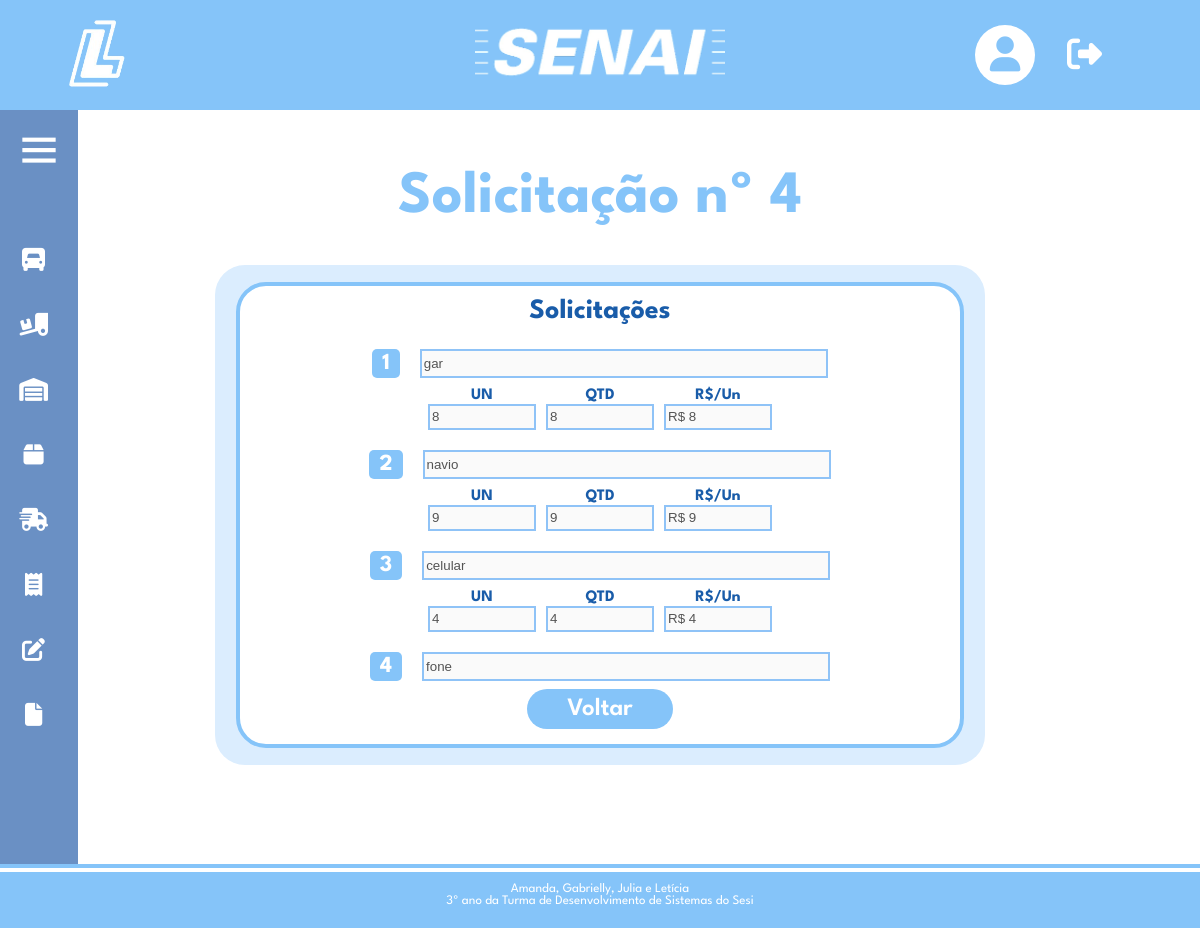
Screenshot of /verSolicitacao.php?solicitacao=4 (signed in) with the database file from the repository.
### tables this page shows
CREATE TABLE `solicitacoes` (
  `id` int(11) NOT NULL,
  `solicitacao` int(11) NOT NULL,
  `produto` varchar(255) NOT NULL,
  `unidades` varchar(255) NOT NULL,
  `quantidades` int(11) NOT NULL,
  `valor` float NOT NULL,
  `totalcompra` float NOT NULL,
  `observacoes` varchar(255) NOT NULL,
  `posicao` varchar(2) NOT NULL,
  `doca` varchar(10) NOT NULL,
  `data` date DEFAULT NULL,
  `vistoria` varchar(255) NOT NULL,
  `carregado` tinyint(4) NOT NULL,
  `id_danfe` int(11) NOT NULL
);

### verSolicitacao.php (the view, shortened to what this page needs)
<!DOCTYPE html>
<html lang="en">
<?php
include_once('config.php');
?>
<head>
    <link rel="stylesheet" type="text/css" href="estiloHome.css" media="screen"/>
    <link rel="stylesheet" type="text/css" href="estiloVerSolicitacao.css" media="screen"/>
    <link href='https://unpkg.com/boxicons@2.0.7/css/boxicons.min.css' rel='stylesheet'>
</head>
<body>
<header class="header-topo">
        <div class="logSenai">
      <a href="home.php"><img src="imagens/logo-logsenai.png" alt="Minha Figura" width="75" height="auto"></a>
    </div>
    <div class="logo">
      <a href="home.php"><img src="imagens/senai-branco.png" alt="Minha Figura" width="250" height="auto"></a>
    </div>
        <div class="menu-header">
          <div class="dropdown-perfil">
            <a href="#" >
                <div class="circulo">
                        <i class="fa-solid fa-user"></i>
                </div>
            </a>
          </div>
          <a href="sair.php"><i class="fa-solid fa-right-from-bracket"></i></a>
        </div>
    </header>
    <div class="sidebar close">
      <div class="logo-details">
        <i class="bx bx-menu"></i>
      </div>
      <ul class="nav-links">
        <li>
          <div class="iocn-link">
            <a href="#">
                <i class="fa-solid  fa-truck-front"></i>
            </a>
          </div>
        </li>
        <li>
          <div class="iocn-link">
            <a href="movimentacao.php">
            <i class="fa-solid fa-truck-ramp-box"></i>
            </a>
          </div>
        </li>
        <li>
          <a href="estoque.php">
            <i class="fa-solid fa-warehouse"></i>
          </a>
        </li>
        <li>
          <a href="picking.php">
          <i class="fa-solid fa-box"></i>
          </a>
        </li>
         <li>
        <div class="iocn-link">
          <a href="#">
          <i class="fa-solid fa-truck-fast"></i>
          </a>
        </div>
      </li>
      <li>
          <div class="iocn-link">
            <a href="#">
            <i class="fa-solid fa-receipt"></i>
            </a>
          </div>
        </li>
        <li>
        <div class="iocn-link">
          <a href="controleSolicitacoes.php">
            <i class="fa-solid fa-pen-to-square"></i>
          </a>
        </div>
      </li>
        <li>
          <a href="relatorios.php">
          <i class="fa-solid fa-file"></i>
          </a>
        </li>
      </ul>
    </div>
    <div class="conteudo">
    <div class="titulo-conteudo">
        <?php
            if (isset($_GET['solicitacao'])) {
                $solicitacao = $_GET['solicitacao'];
                $sql = "SELECT * FROM solicitacoes
                        WHERE solicitacao = '$solicitacao'";
                $resultado = $conexao->query($sql);
            }
                    if (isset($solicitacao)) {
                        echo "<h1>Solicitação nº $solicitacao</h1>";
                    }
        ?>
    </div>
    <div class="borda-quadro">
        <div class="borda">
            <div class="quadro-pedidos">
                <div class="titulo-quadro-pedidos"><p>Solicitações</p></div>
                <div class="produtos">
                  <?php
                  if ($resultado && $resultado->num_rows > 0) {
                      $contador = 1;
                      while ($result = $resultado -> fetch_array()) {
                  ?>
                  <div class="produto">
                      <div class="linha1">
                          <div class="quadrado-numero"><p><?php echo $contador; ?></p></div>
                          <input type="text" name="produto" value="<?php echo $result['produto']; ?>" disabled>
                      </div>
                      <div class="linha2">
                          <div class="bloco">
                              <label>UN</label>
                              <input type="text" name="unidades" value="<?php echo $result['unidades']; ?>" disabled>
                          </div>
                          <div class="bloco">
                              <label>QTD</label>
                              <input type="text" name="quantidades" value="<?php echo $result['quantidades']; ?>" disabled>
                          </div>
                          <div class="bloco">
                              <label>R$/Un</label>
                              <input type="text" name="valor" value="R$ <?php echo $result['valor']; ?>" disabled>
                          </div>
                      </div>
                  </div>
                  <?php
                      $contador++;
                      }
                  } else {
                      echo "<p>Erro na consulta: " . $conexao->error . "</p>";
                      }
                  ?>
                </div>
                <div class="linhaFinal">
                    <a href="controleSolicitacoes.php"><button>Voltar</button></a>
                </div>
            </div>
        </div>
    </div>
</div>
<?php
include_once('footer.php');
?>
</body>
</html>

### estiloHome.css (style rules this page uses)
body, html { height: 100%; width: 100%; margin: 0px; }
p { margin: 0; }
.header-topo { background-color: #85C4F9; width: 100%; height: auto; padding: 10px 0px; display: flex; justify-content: space-between; }
.logo { margin: 10px 5px 5px 10px; justify-self: center; }
.logSenai { margin: 5px 120PX 5px 5%; }
.menu-header { display: flex; align-items: center; justify-content: space-around; margin: 5px 8% 5px 5px }
.menu-header a { margin-left: 30px; display: flex; align-items: center; text-decoration: none; }
.menu-header i { font-size: 35px; color: #fff; margin: 0px 2px; }
.circulo { width: 60px; height: 60px; background-color: #fff; border-radius: 40px; display: flex; justify-content: center; align-items: center; }
.circulo i { color:#85C4F9; font-size: 35px; }
.titulo-conteudo { width: 100%; height: auto; display: flex; justify-content: center; }
.titulo-conteudo h1 { font-size: 60px; font-weight: bold; font-family: "League Spartan", sans-serif; color: #85C4F9; margin-top: 60px; }
.sidebar { position: fixed; left: 0; height: 100%; width: 260px; background: #6A90C4; transition: all 0.5s ease; }
.sidebar.close { width: 78px; }
.sidebar .logo-details { height: 60px; width: 100%; display: flex; align-items: center; margin-top: 10px; }
.sidebar .logo-details i { font-size: 50px; color: #fff; height: 50px; min-width: 78px; text-align: center; line-height: 50px; }
.sidebar .nav-links { height: 100%; padding: 30px 0 150px 0; overflow: auto; }
.sidebar.close .nav-links { overflow: visible; }
.sidebar .nav-links li { position: relative; list-style: none; transition: all 0.4s ease; }
.sidebar .nav-links li .iocn-link { display: flex; align-items: center; justify-content: space-between; }
.sidebar.close .nav-links li .iocn-link { display: block }
.sidebar .nav-links li i { height: 65px; min-width: 67px; text-align: center; line-height: 66px; color: #fff; font-size: 23px; cursor: pointer; transition: all 0.3s ease; }
.sidebar .nav-links li a { display: flex; align-items: center; text-decoration: none; }
.bx-menu { cursor:pointer; }

### estiloVerSolicitacao.css (style rules this page uses)
.quadro-pedidos { background-color: #fff; border: 4px solid #85c4f9; border-radius: 30px; padding: 10px; width: 700px; }
.borda-quadro { width: 100%; justify-content: center; display: flex; height: auto; }
.borda { width: 770px; height: 500px; background-color: #dbedfe; display: flex; justify-content: center; align-items: center; border-radius: 30px; }
.titulo-quadro-pedidos { width: 100%; display: flex; margin-top: 2px; justify-content: center; margin-bottom: 15px; }
.titulo-quadro-pedidos p { color: #195ca9; font-size: 28px; font-family: "League Spartan", sans-serif; font-weight: 700; }
.linha1 { display: flex; width: 100%; justify-content: center; margin-top: 10px; margin-bottom: 10px; }
.linha1 input { width: 400px; margin-left: 20px; border: 2px solid #8fc3f7; }
.quadrado-numero { background-color: #85c4f9;border-radius: 5px; padding: 4px 10px; text-align: center; }
.quadrado-numero p { font-family: "League Spartan", sans-serif; color:#fff; font-weight: 700; font-size: 23px; }
.linha2 { display: flex; justify-content: center; }
.linha2 input { border: 2px solid #8fc3f7; margin: 0px 5px; height: 20px; width: 100px; margin-top: 1px; }
.linha2 label { color: #195ca9; font-size: 16px; font-weight: 700; font-family: "League Spartan", sans-serif; }
.bloco { display: flex; flex-direction: column; align-items: center; }
.produto { margin-bottom: 20px; }
.linhaFinal { width: 100%; display: flex; justify-content: center; margin-bottom: 5px; }
.linhaFinal button { border: none; background-color: #85c4f9; color: #fff; font-size: 25px; font-weight: 600; font-family: "League Spartan", sans-serif; padding: 8px 40px; border-radius: 30px; }
.produtos { display: block; height: 350px; overflow-y: scroll; }

### rows the page displays
solicitacoes: produto "gar", unidades "8", quantidades "8", valor "R$ 8"
solicitacoes: produto "navio", unidades "9", quantidades "9", valor "R$ 9"
solicitacoes: produto "celular", unidades "4", quantidades "4", valor "R$ 4"
solicitacoes: produto "fone"

### other values shown
$solicitacao "4"
